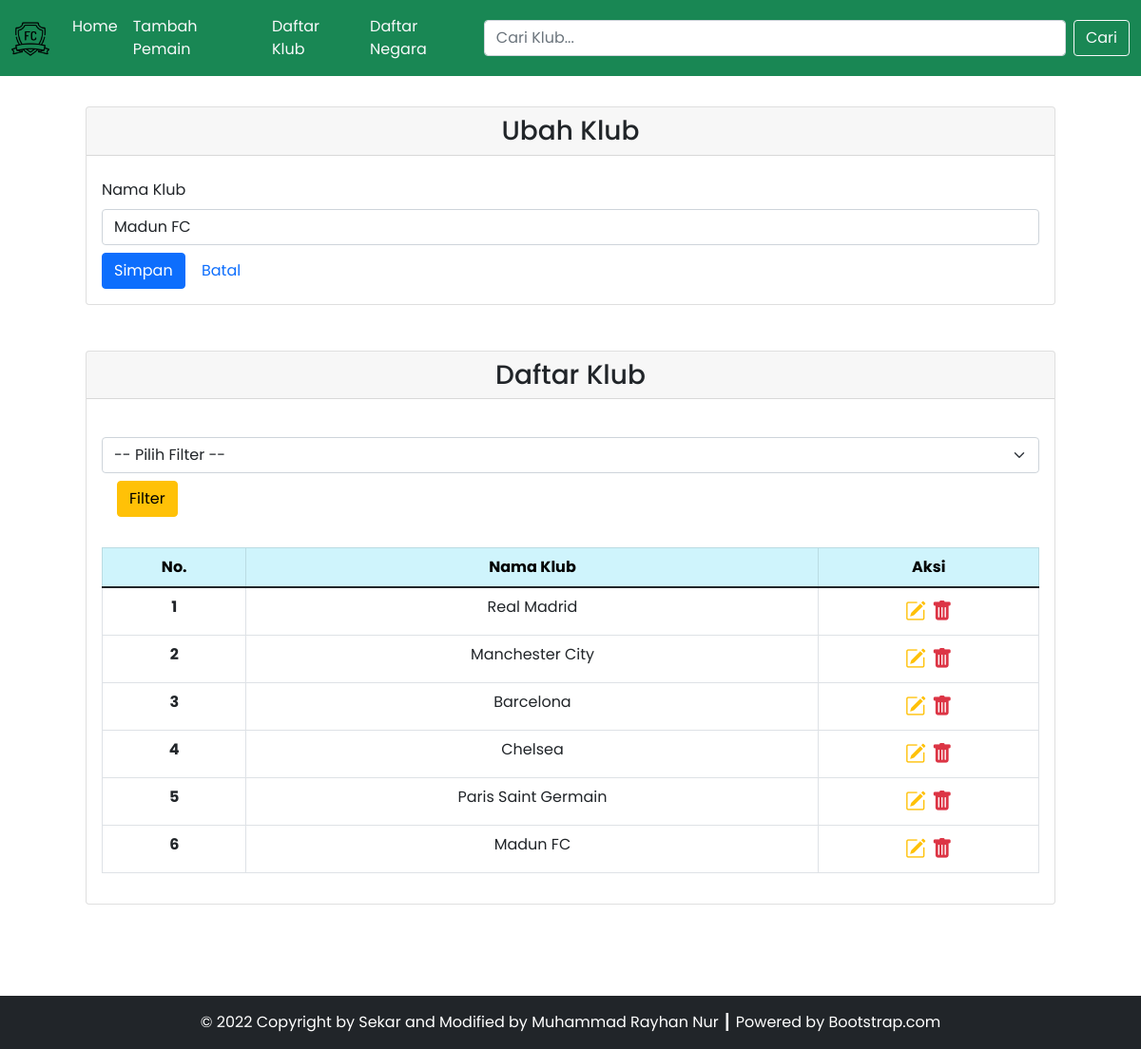
The page /source_code/klub.php?id=20 on the database its author committed.
### tables this page shows
CREATE TABLE `klub` (
  `id_klub` int(11) NOT NULL,
  `nama_klub` varchar(255) NOT NULL
);

### source_code/config/db.php (called while the page is built)
<?php
$DB_HOST = "localhost";
$DB_USERNAME = "root";
$DB_PASSWORD = "";
$DB_NAME = "db_football_tp3";

### source_code/classes/DB.php (called while the page is built, shortened)
<?php
include('config/db.php');
class DB
{
    private $hostname;
    private $username;
    private $password;
    private $dbname;
    private $conn;
    private $result;
    function __construct($hostname, $username, $password, $dbname)
    {
        $this->hostname = $hostname;
        $this->username = $username;
        $this->password = $password;
        $this->dbname = $dbname;
    }
    function open()
    {
        $this->conn = mysqli_connect($this->hostname, $this->username, $this->password, $this->dbname);
    }
    function execute($query)
    {
        $this->result = mysqli_query($this->conn, $query);
    }
    function getResult()
    {
        return mysqli_fetch_array($this->result);
    }
}

### source_code/classes/Klub.php (called while the page is built, shortened)
<?php
include('config/db.php');
class Klub extends DB
{
    function getKlub()
    {
        $query = "SELECT * FROM klub";
        return $this->execute($query);
    }
    function getKlubById($id)
    {
        $query = "SELECT * FROM klub WHERE id_klub=$id";
        return $this->execute($query);
    }
}

### source_code/klub.php (the view, shortened to what this page needs)
<?php
include('config/db.php');
include('classes/DB.php');
include('classes/klub.php');
include('classes/Pemain.php');
include('classes/Template.php');
$klub = new Klub($DB_HOST, $DB_USERNAME, $DB_PASSWORD, $DB_NAME);
$klub->open();
$klub->getKlub();
if (isset($_POST['btn-cari'])) {
    $klub->searchKlub($_POST['cari']);
} else if (isset($_POST['btn-filter'])) {
    $klub->filterKlub($_POST['filter']);
} else {
    $klub->getKlub();
}
$header = '<tr>
<th scope="row">No.</th>
<th scope="row">Nama Klub</th>
<th scope="row">Aksi</th>
</tr>';
$data = null;
$no = 1;
while ($div = $klub->getResult()) {
    $data .= '<tr>
    <th scope="row">' . $no . '</th>
    <td>' . $div['nama_klub'] . '</td>
    <td style="font-size: 22px;">
        <a href="klub.php?id=' . $div['id_klub'] . '" title="Edit Data"><i class="bi bi-pencil-square text-warning"></i></a>&nbsp;<a href="klub.php?hapus=' . $div['id_klub'] . '" title="Delete Data"><i class="bi bi-trash-fill text-danger"></i></a>
        </td>
    </tr>';
    $no++;
}
if (isset($_GET['id'])) {
    $id = $_GET['id'];
    $cancelButton = '
    <button type="reset" class="btn btn-default"><a href="klub.php" style="text-decoration: none;">Batal</a></button>
    ';
    if ($id > 0) {
        $klub->getKlubById($id);
    }
}

### source_code/classes/Template.php (shortened to what this page needs)
<?php
class Template
{
    var $content = '';
    function __construct($filename = '')
    {
        $this->content = implode('', @file($filename));
    }
    function clear()
    {
        $this->content = preg_replace("/DATA_[A-Z|_|0-9]+/", "", $this->content);
    }
    function write()
    {
        print $this->content;
    }
    function replace($old = "", $new = "")
    {
        if (is_int($new)) {
            $value = sprintf("%d", $new);
        } elseif (is_float($new)) {
            $value = sprintf("%f", $new);
        } elseif (is_array($new)) {
            $value = '';
            foreach ($new as $item) {
                $value .= $item . ' ';
            }
        } else {
            $value = $new;
        }
        $this->content = preg_replace("/$old/", $value, $this->content);
    }
}

### rows shown on the page
klub: nama_klub (picture), nama_klub "Madun FC"
klub: nama_klub "Real Madrid"
klub: nama_klub "Manchester City"
klub: nama_klub "Barcelona"
klub: nama_klub "Chelsea"
klub: nama_klub "Paris Saint Germain"
